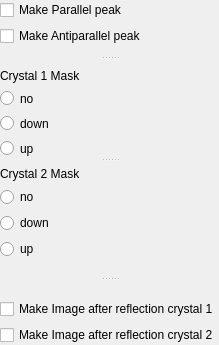
     <widget class="QSplitter" name="userSettings_splitter">
      <property name="sizePolicy">
       <sizepolicy hsizetype="MinimumExpanding" vsizetype="MinimumExpanding">
        <horstretch>1</horstretch>
        <verstretch>1</verstretch>
       </sizepolicy>
      </property>
      <property name="minimumSize">
       <size>
        <width>202</width>
        <height>341</height>
       </size>
      </property>
      <property name="maximumSize">
       <size>
        <width>16777215</width>
        <height>16777215</height>
       </size>
      </property>
      <property name="orientation">
       <enum>Qt::Vertical</enum>
      </property>
      <property name="opaqueResize">
       <bool>false</bool>
      </property>
      <property name="handleWidth">
       <number>40</number>
      </property>
      <property name="childrenCollapsible">
       <bool>false</bool>
      </property>
      <widget class="QSplitter" name="crystalSettings_splitter">
       <property name="sizePolicy">
        <sizepolicy hsizetype="MinimumExpanding" vsizetype="MinimumExpanding">
         <horstretch>1</horstretch>
         <verstretch>1</verstretch>
        </sizepolicy>
       </property>
       <property name="minimumSize">
        <size>
         <width>202</width>
         <height>259</height>
        </size>
       </property>
       <property name="maximumSize">
        <size>
         <width>16777215</width>
         <height>16777215</height>
        </size>
       </property>
       <property name="orientation">
        <enum>Qt::Vertical</enum>
       </property>
       <property name="opaqueResize">
        <bool>false</bool>
       </property>
       <property name="handleWidth">
        <number>15</number>
       </property>
       <property name="childrenCollapsible">
        <bool>false</bool>
       </property>
       <widget class="QSplitter" name="C1Settings_splitter">
        <property name="sizePolicy">
         <sizepolicy hsizetype="MinimumExpanding" vsizetype="MinimumExpanding">
          <horstretch>1</horstretch>
          <verstretch>1</verstretch>
         </sizepolicy>
        </property>
        <property name="minimumSize">
         <size>
          <width>202</width>
          <height>158</height>
         </size>
        </property>
        <property name="maximumSize">
         <size>
          <width>16777215</width>
          <height>16777215</height>
         </size>
        </property>
        <property name="orientation">
         <enum>Qt::Vertical</enum>
        </property>
        <property name="opaqueResize">
         <bool>false</bool>
        </property>
        <property name="handleWidth">
         <number>23</number>
        </property>
        <property name="childrenCollapsible">
         <bool>false</bool>
        </property>
        <widget class="QWidget" name="layoutWidget">
         <layout class="QVBoxLayout" name="spectraSimTypeLayout" stretch="1,1">
          <property name="sizeConstraint">
           <enum>QLayout::SetNoConstraint</enum>
          </property>
          <item>
           <widget class="QCheckBox" name="makeP_check">
            <property name="statusTip">
             <string comment="Perform simulation for the parallel configuration peak" extracomment="Perform simulation for the parallel configuration peak">Perform simulation for the parallel configuration peak</string>
            </property>
            <property name="text">
             <string>Make Parallel peak</string>
            </property>
           </widget>
          </item>
          <item>
           <widget class="QCheckBox" name="makeAP_check">
            <property name="statusTip">
             <string comment="Perform simulation for the antiparallel configuration peak" extracomment="Perform simulation for the antiparallel configuration peak">Perform simulation for the antiparallel configuration peak</string>
            </property>
            <property name="text">
             <string>Make Antiparallel peak</string>
            </property>
           </widget>
          </item>
         </layout>
        </widget>
        <widget class="QWidget" name="layoutWidget">
         <layout class="QVBoxLayout" name="C1MaskSettingsLayout" stretch="1,1">
          <property name="sizeConstraint">
           <enum>QLayout::SetNoConstraint</enum>
          </property>
          <item>
           <widget class="QLabel" name="C1Mask_label">
            <property name="text">
             <string>Crystal 1 Mask</string>
            </property>
           </widget>
          </item>
          <item>
           <layout class="QVBoxLayout" name="verticalLayout">
            <item>
             <widget class="QRadioButton" name="C1_noMask_radio">
              <property name="statusTip">
               <string comment="Mask testing on the first crystal will not be performed" extracomment="Mask testing on the first crystal will not be performed">No mask will be placed on the first crystal</string>
              </property>
              <property name="text">
               <string>no</string>
              </property>
             </widget>
            </item>
            <item>
             <widget class="QRadioButton" name="C1_downMask_radio">
              <property name="statusTip">
               <string comment="Mask testing on the first crystal will be performed for the down mask setting" extracomment="Mask testing on the first crystal will be performed for the down mask setting">Mask will be placed on the first crystal in the down position</string>
              </property>
              <property name="text">
               <string>down</string>
              </property>
             </widget>
            </item>
            <item>
             <widget class="QRadioButton" name="C1_upMask_radio">
              <property name="toolTip">
               <string/>
              </property>
              <property name="statusTip">
               <string>Mask will be placed on the first crystal in the up position</string>
              </property>
              <property name="text">
               <string>up</string>
              </property>
             </widget>
            </item>
           </layout>
          </item>
         </layout>
        </widget>
       </widget>
       <widget class="QWidget" name="layoutWidget">
        <layout class="QVBoxLayout" name="C2MaskSettingsLayout" stretch="1,1">
         <property name="sizeConstraint">
          <enum>QLayout::SetNoConstraint</enum>
         </property>
         <item>
          <widget class="QLabel" name="C2Mask_label">
           <property name="text">
            <string>Crystal 2 Mask</string>
           </property>
          </widget>
         </item>
         <item>
          <layout class="QVBoxLayout" name="verticalLayout_2" stretch="1,1,1">
           <property name="sizeConstraint">
            <enum>QLayout::SetNoConstraint</enum>
           </property>
           <item>
            <widget class="QRadioButton" name="C2_noMask_radio">
             <property name="statusTip">
              <string comment="Mask testing on the first crystal will not be performed" extracomment="Mask testing on the first crystal will not be performed">No mask will be placed on the second crystal</string>
             </property>
             <property name="text">
              <string>no</string>
             </property>
            </widget>
           </item>
           <item>
            <widget class="QRadioButton" name="C2_downMask_radio">
             <property name="statusTip">
              <string comment="Mask testing on the first crystal will be performed for the down mask setting" extracomment="Mask testing on the first crystal will be performed for the down mask setting">Mask will be placed on the second crystal in the down position</string>
             </property>
             <property name="text">
              <string>down</string>
             </property>
            </widget>
           </item>
           <item>
            <widget class="QRadioButton" name="C2_upMask_radio">
             <property name="toolTip">
              <string/>
             </property>
             <property name="statusTip">
              <string comment="Mask testing on the first crystal will be performed for the up mask setting" extracomment="Mask testing on the first crystal will be performed for the up mask setting">Mask will be placed on the second crystal in the up position</string>
             </property>
             <property name="text">
              <string>up</string>
             </property>
            </widget>
           </item>
          </layout>
         </item>
        </layout>
       </widget>
      </widget>
      <widget class="QWidget" name="layoutWidget">
       <layout class="QVBoxLayout" name="makeImagePlatesLayout" stretch="1,1">
        <property name="sizeConstraint">
         <enum>QLayout::SetNoConstraint</enum>
        </property>
        <item>
         <widget class="QCheckBox" name="makeImagePlateC1_check">
          <property name="statusTip">
           <string comment="Perform simulation for the parallel configuration peak" extracomment="Perform simulation for the parallel configuration peak">Display the image of hits on the first crystal after reflection</string>
          </property>
          <property name="text">
           <string>Make Image after reflection crystal 1</string>
          </property>
         </widget>
        </item>
        <item>
         <widget class="QCheckBox" name="makeImagePlateC2_check">
          <property name="statusTip">
           <string comment="Perform simulation for the antiparallel configuration peak" extracomment="Perform simulation for the antiparallel configuration peak">Display the image of hits on the second crystal after reflection</string>
          </property>
          <property name="text">
           <string>Make Image after reflection crystal 2</string>
          </property>
         </widget>
        </item>
       </layout>
      </widget>
     </widget>
